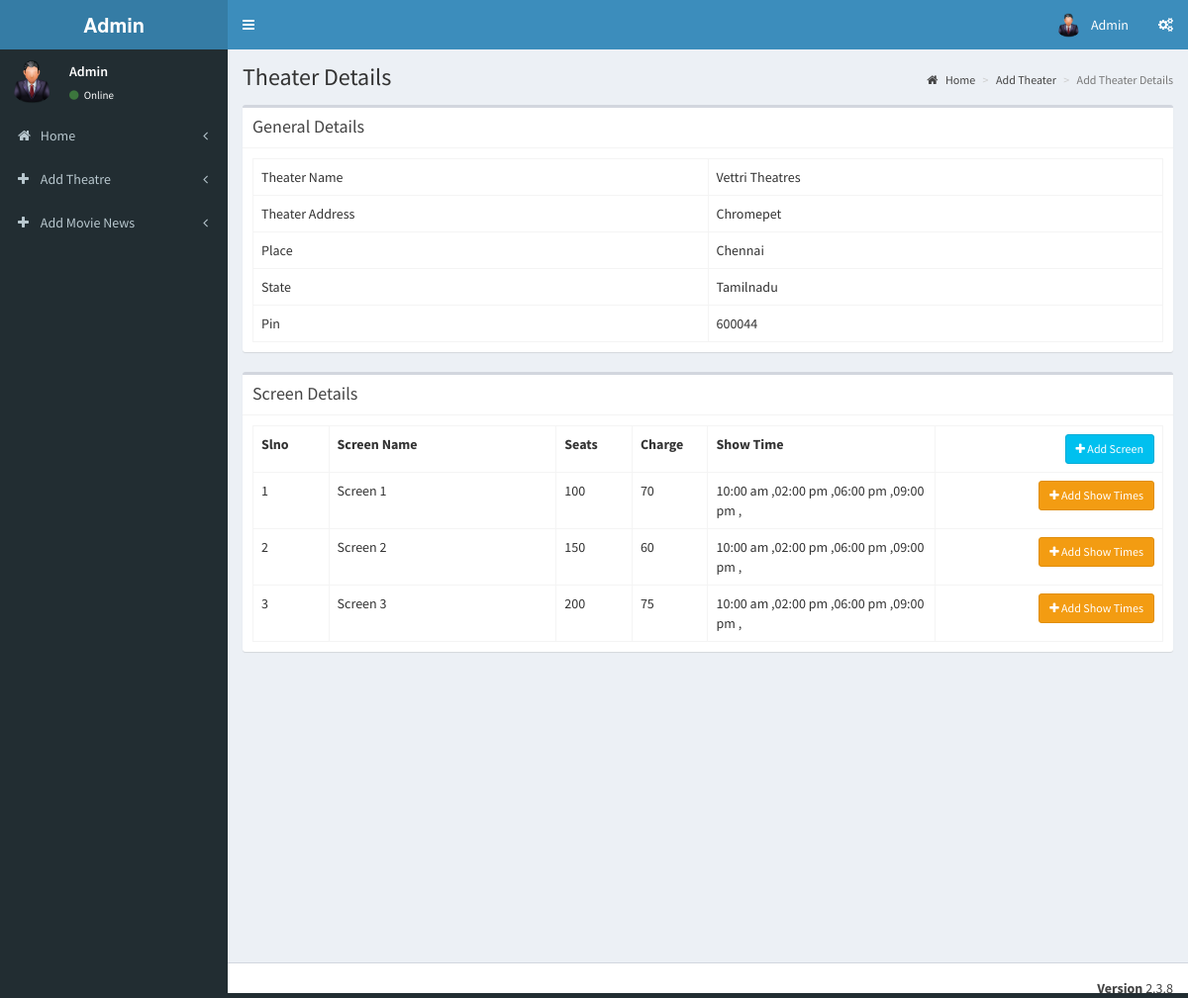
The app's page /admin/pages/add_theatre_2.1.php?id=3 (signed in) with its own data.
### tables this page shows
CREATE TABLE IF NOT EXISTS `tbl_theatre` (
  `id` int(11) NOT NULL AUTO_INCREMENT,
  `name` varchar(100) NOT NULL,
  `address` varchar(100) NOT NULL,
  `place` varchar(100) NOT NULL,
  `state` varchar(50) NOT NULL,
  `pin` int(11) NOT NULL,
  PRIMARY KEY (`id`)
);

CREATE TABLE IF NOT EXISTS `tbl_screens` (
  `screen_id` int(11) NOT NULL AUTO_INCREMENT,
  `t_id` int(11) NOT NULL COMMENT 'theatre id',
  `screen_name` varchar(110) NOT NULL,
  `seats` int(11) NOT NULL COMMENT 'number of seats',
  `charge` int(11) NOT NULL,
  PRIMARY KEY (`screen_id`)
);

CREATE TABLE IF NOT EXISTS `tbl_show_time` (
  `st_id` int(11) NOT NULL AUTO_INCREMENT,
  `screen_id` int(11) NOT NULL,
  `name` varchar(40) NOT NULL COMMENT 'noon,second,etc',
  `start_time` time NOT NULL,
  PRIMARY KEY (`st_id`)
);

### admin/pages/add_theatre_2.1.php (the view, shortened to what this page needs)
<?php
include('header.php');
?>
  <div class="content-wrapper">
    <section class="content-header">
      <h1>
        Theater Details
      </h1>
      <ol class="breadcrumb">
        <li><a href="index.php"><i class="fa fa-home"></i> Home</a></li>
        <li><a href="add_theater.php">Add Theater</a></li>
        <li class="active">Add Theater Details</li>
      </ol>
    </section>
    <section class="content">
      <div class="box">
         <div class="box-header with-border">
              <h3 class="box-title">General Details</h3>
            </div>
        <div class="box-body">
          <?php
            $th=mysqli_query($con,"select * from tbl_theatre where id='".$_GET['id']."'");
            $theatre=mysqli_fetch_array($th);
          ?>
            <table class="table table-bordered table-hover">
                <tr>
                    <td class="col-md-6">Theater Name</td>
                    <td  class="col-md-6"><?php echo $theatre['name'];?></td>
                </tr>
                <tr>
                    <td>Theater Address</td>
                    <td><?php echo $theatre['address'];?></td>
                </tr>
                <tr>
                    <td>Place</td>
                    <td><?php echo $theatre['place'];?></td>
                </tr>
                <tr>
                    <td>State</td>
                    <td><?php echo $theatre['state'];?></td>
                </tr>
                <tr>
                    <td>Pin</td>
                    <td><?php echo $theatre['pin'];?></td>
                </tr>
            </table>
        </div>
      </div>
         <div class="box">
         <div class="box-header with-border">
              <h3 class="box-title">Screen Details</h3>
            </div>
        <div class="box-body" id="screendtls">
          <?php
            $sr=mysqli_query($con,"select * from tbl_screens where t_id='".$_GET['id']."'");
            if(mysqli_num_rows($sr))
            {
          ?>
            <table class="table table-bordered table-hover">
              <th class="col-md-1">Slno</th>
              <th class="col-md-3">Screen Name</th>
              <th class="col-md-1">Seats</th>
              <th class="col-md-1">Charge</th>
              <th class="col-md-3">Show Time</th>
              <th class="text-right col-md-3"><button data-toggle="modal" data-target="#view-modal" id="getUser" class="btn btn-sm btn-info"><i class="fa fa-plus"></i> Add Screen</button></th>
                <?php
                $sl=1;
                while($screen=mysqli_fetch_array($sr))
                {
                  ?>
                  <tr>
                    <td><?php echo $sl;?></td>
                    <td><?php echo $screen['screen_name'];?></td>
                    <td><?php echo $screen['seats'];?></td>
                    <td><?php echo $screen['charge'];?></td>
                    <?php
                      $st=mysqli_query($con,"select * from tbl_show_time where screen_id='".$screen['screen_id']."'");
                    ?>
                    <td><?php if(mysqli_num_rows($st)) { while($stm=mysqli_fetch_array($st))
                    { echo date('h:i a',strtotime($stm['start_time']))." ,";}}
                    else
                    {echo "No Show Time Added";}
                    ?></td>
                    <td class="text-right"><button data-toggle="modal" data-id="<?php echo $screen['screen_id'];?>" data-target="#view-modal2" id="getUser2" class="btn btn-sm btn-warning"><i class="fa fa-plus"></i> Add Show Times</button></td>
                  </tr>
                  <?php
                  $sl++;
                }
                ?>
            </table>
            <?php
            }
            else
            {
              ?>
              <button data-toggle="modal" data-target="#view-modal" id="getUser" class="btn btn-sm btn-info"><i class="fa fa-plus"></i> Add Screen</button>
              <?php
            }
            ?>
        </div>
      </div>
    </section>
  </div>
  <?php
include('footer.php');
?>

### records on screen
tbl_theatre: name "Vettri Theatres", address "Chromepet", place "Chennai", state "Tamilnadu", pin "600044"
tbl_screens: screen_name "Screen 1", seats "100", charge "70"
tbl_show_time: start_time "10:00 am"
tbl_show_time: start_time "02:00 pm"
tbl_show_time: start_time "06:00 pm"
tbl_show_time: start_time "09:00 pm"
tbl_screens: screen_name "Screen 2", seats "150", charge "60"
tbl_show_time: start_time "10:00 am"
tbl_show_time: start_time "02:00 pm"
tbl_show_time: start_time "06:00 pm"
tbl_show_time: start_time "09:00 pm"
tbl_screens: screen_name "Screen 3", seats "200", charge "75"
tbl_show_time: start_time "10:00 am"
tbl_show_time: start_time "02:00 pm"
tbl_show_time: start_time "06:00 pm"
tbl_show_time: start_time "09:00 pm"
